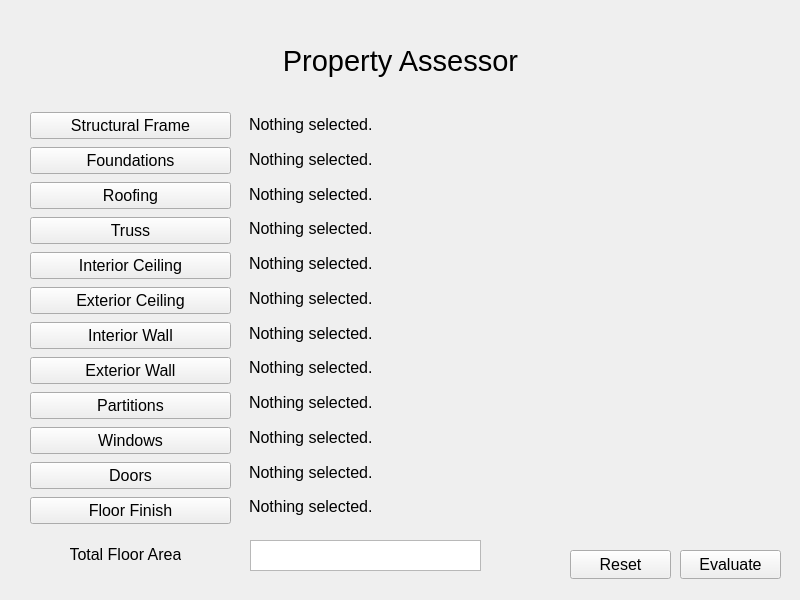
<?xml version="1.0" encoding="UTF-8"?>
<ui version="4.0">
 <class>MainWindow</class>
 <widget class="QWidget" name="MainWindow">
  <property name="geometry">
   <rect>
    <x>0</x>
    <y>0</y>
    <width>800</width>
    <height>600</height>
   </rect>
  </property>
  <property name="windowTitle">
   <string>MainWindow</string>
  </property>
  <widget class="QLabel" name="title_label">
   <property name="geometry">
    <rect>
     <x>280</x>
     <y>40</y>
     <width>241</width>
     <height>41</height>
    </rect>
   </property>
   <property name="font">
    <font>
     <pointsize>22</pointsize>
    </font>
   </property>
   <property name="text">
    <string>Property Assessor</string>
   </property>
   <property name="textFormat">
    <enum>Qt::PlainText</enum>
   </property>
   <property name="alignment">
    <set>Qt::AlignCenter</set>
   </property>
   <property name="wordWrap">
    <bool>false</bool>
   </property>
  </widget>
  <widget class="QWidget" name="verticalLayoutWidget">
   <property name="geometry">
    <rect>
     <x>30</x>
     <y>110</y>
     <width>201</width>
     <height>421</height>
    </rect>
   </property>
   <layout class="QVBoxLayout" name="button_layout">
    <item>
     <widget class="QPushButton" name="structural_frame_button">
      <property name="font">
       <font>
        <pointsize>12</pointsize>
       </font>
      </property>
      <property name="text">
       <string>Structural Frame</string>
      </property>
     </widget>
    </item>
    <item>
     <widget class="QPushButton" name="foundations_button">
      <property name="font">
       <font>
        <pointsize>12</pointsize>
       </font>
      </property>
      <property name="text">
       <string>Foundations</string>
      </property>
     </widget>
    </item>
    <item>
     <widget class="QPushButton" name="roofing_button">
      <property name="font">
       <font>
        <pointsize>12</pointsize>
       </font>
      </property>
      <property name="text">
       <string>Roofing</string>
      </property>
     </widget>
    </item>
    <item>
     <widget class="QPushButton" name="truss_button">
      <property name="font">
       <font>
        <pointsize>12</pointsize>
       </font>
      </property>
      <property name="text">
       <string>Truss</string>
      </property>
     </widget>
    </item>
    <item>
     <widget class="QPushButton" name="interior_ceiling_button">
      <property name="font">
       <font>
        <pointsize>12</pointsize>
       </font>
      </property>
      <property name="text">
       <string>Interior Ceiling</string>
      </property>
     </widget>
    </item>
    <item>
     <widget class="QPushButton" name="exterior_ceiling_button">
      <property name="font">
       <font>
        <pointsize>12</pointsize>
       </font>
      </property>
      <property name="text">
       <string>Exterior Ceiling</string>
      </property>
     </widget>
    </item>
    <item>
     <widget class="QPushButton" name="interior_wall_button">
      <property name="font">
       <font>
        <pointsize>12</pointsize>
       </font>
      </property>
      <property name="text">
       <string>Interior Wall</string>
      </property>
     </widget>
    </item>
    <item>
     <widget class="QPushButton" name="exterior_wall_button">
      <property name="font">
       <font>
        <pointsize>12</pointsize>
       </font>
      </property>
      <property name="text">
       <string>Exterior Wall</string>
      </property>
     </widget>
    </item>
    <item>
     <widget class="QPushButton" name="partitions_button">
      <property name="font">
       <font>
        <pointsize>12</pointsize>
       </font>
      </property>
      <property name="text">
       <string>Partitions</string>
      </property>
     </widget>
    </item>
    <item>
     <widget class="QPushButton" name="windows_button">
      <property name="font">
       <font>
        <pointsize>12</pointsize>
       </font>
      </property>
      <property name="text">
       <string>Windows</string>
      </property>
     </widget>
    </item>
    <item>
     <widget class="QPushButton" name="doors_button">
      <property name="font">
       <font>
        <pointsize>12</pointsize>
       </font>
      </property>
      <property name="text">
       <string>Doors</string>
      </property>
     </widget>
    </item>
    <item>
     <widget class="QPushButton" name="floor_finish_button">
      <property name="font">
       <font>
        <pointsize>12</pointsize>
       </font>
      </property>
      <property name="text">
       <string>Floor Finish</string>
      </property>
     </widget>
    </item>
   </layout>
  </widget>
  <widget class="QWidget" name="verticalLayoutWidget_2">
   <property name="geometry">
    <rect>
     <x>249</x>
     <y>110</y>
     <width>531</width>
     <height>411</height>
    </rect>
   </property>
   <layout class="QVBoxLayout" name="text_layout">
    <item>
     <widget class="QLabel" name="structural_frame_label">
      <property name="font">
       <font>
        <pointsize>12</pointsize>
       </font>
      </property>
      <property name="text">
       <string>Nothing selected.</string>
      </property>
      <property name="textFormat">
       <enum>Qt::PlainText</enum>
      </property>
      <property name="alignment">
       <set>Qt::AlignLeading|Qt::AlignLeft|Qt::AlignVCenter</set>
      </property>
      <property name="wordWrap">
       <bool>false</bool>
      </property>
     </widget>
    </item>
    <item>
     <widget class="QLabel" name="foundations_label">
      <property name="font">
       <font>
        <pointsize>12</pointsize>
       </font>
      </property>
      <property name="text">
       <string>Nothing selected.</string>
      </property>
      <property name="textFormat">
       <enum>Qt::PlainText</enum>
      </property>
      <property name="alignment">
       <set>Qt::AlignLeading|Qt::AlignLeft|Qt::AlignVCenter</set>
      </property>
      <property name="wordWrap">
       <bool>false</bool>
      </property>
     </widget>
    </item>
    <item>
     <widget class="QLabel" name="roofing_label">
      <property name="font">
       <font>
        <pointsize>12</pointsize>
       </font>
      </property>
      <property name="text">
       <string>Nothing selected.</string>
      </property>
      <property name="textFormat">
       <enum>Qt::PlainText</enum>
      </property>
      <property name="alignment">
       <set>Qt::AlignLeading|Qt::AlignLeft|Qt::AlignVCenter</set>
      </property>
      <property name="wordWrap">
       <bool>false</bool>
      </property>
     </widget>
    </item>
    <item>
     <widget class="QLabel" name="truss_label">
      <property name="font">
       <font>
        <pointsize>12</pointsize>
       </font>
      </property>
      <property name="text">
       <string>Nothing selected.</string>
      </property>
      <property name="textFormat">
       <enum>Qt::PlainText</enum>
      </property>
      <property name="alignment">
       <set>Qt::AlignLeading|Qt::AlignLeft|Qt::AlignVCenter</set>
      </property>
      <property name="wordWrap">
       <bool>false</bool>
      </property>
     </widget>
    </item>
    <item>
     <widget class="QLabel" name="interior_ceiling_label">
      <property name="font">
       <font>
        <pointsize>12</pointsize>
       </font>
      </property>
      <property name="text">
       <string>Nothing selected.</string>
      </property>
      <property name="textFormat">
       <enum>Qt::PlainText</enum>
      </property>
      <property name="alignment">
       <set>Qt::AlignLeading|Qt::AlignLeft|Qt::AlignVCenter</set>
      </property>
      <property name="wordWrap">
       <bool>false</bool>
      </property>
     </widget>
    </item>
    <item>
     <widget class="QLabel" name="exterior_ceiling_label">
      <property name="font">
       <font>
        <pointsize>12</pointsize>
       </font>
      </property>
      <property name="text">
       <string>Nothing selected.</string>
      </property>
      <property name="textFormat">
       <enum>Qt::PlainText</enum>
      </property>
      <property name="alignment">
       <set>Qt::AlignLeading|Qt::AlignLeft|Qt::AlignVCenter</set>
      </property>
      <property name="wordWrap">
       <bool>false</bool>
      </property>
     </widget>
    </item>
    <item>
     <widget class="QLabel" name="interior_wall_label">
      <property name="font">
       <font>
        <pointsize>12</pointsize>
       </font>
      </property>
      <property name="text">
       <string>Nothing selected.</string>
      </property>
      <property name="textFormat">
       <enum>Qt::PlainText</enum>
      </property>
      <property name="alignment">
       <set>Qt::AlignLeading|Qt::AlignLeft|Qt::AlignVCenter</set>
      </property>
      <property name="wordWrap">
       <bool>false</bool>
      </property>
     </widget>
    </item>
    <item>
     <widget class="QLabel" name="exterior_wall_label">
      <property name="font">
       <font>
        <pointsize>12</pointsize>
       </font>
      </property>
      <property name="text">
       <string>Nothing selected.</string>
      </property>
      <property name="textFormat">
       <enum>Qt::PlainText</enum>
      </property>
      <property name="alignment">
       <set>Qt::AlignLeading|Qt::AlignLeft|Qt::AlignVCenter</set>
      </property>
      <property name="wordWrap">
       <bool>false</bool>
      </property>
     </widget>
    </item>
    <item>
     <widget class="QLabel" name="partitions_label">
      <property name="font">
       <font>
        <pointsize>12</pointsize>
       </font>
      </property>
      <property name="text">
       <string>Nothing selected.</string>
      </property>
      <property name="textFormat">
       <enum>Qt::PlainText</enum>
      </property>
      <property name="alignment">
       <set>Qt::AlignLeading|Qt::AlignLeft|Qt::AlignVCenter</set>
      </property>
      <property name="wordWrap">
       <bool>false</bool>
      </property>
     </widget>
    </item>
    <item>
     <widget class="QLabel" name="windows_label">
      <property name="font">
       <font>
        <pointsize>12</pointsize>
       </font>
      </property>
      <property name="text">
       <string>Nothing selected.</string>
      </property>
      <property name="textFormat">
       <enum>Qt::PlainText</enum>
      </property>
      <property name="alignment">
       <set>Qt::AlignLeading|Qt::AlignLeft|Qt::AlignVCenter</set>
      </property>
      <property name="wordWrap">
       <bool>false</bool>
      </property>
     </widget>
    </item>
    <item>
     <widget class="QLabel" name="doors_label">
      <property name="font">
       <font>
        <pointsize>12</pointsize>
       </font>
      </property>
      <property name="text">
       <string>Nothing selected.</string>
      </property>
      <property name="textFormat">
       <enum>Qt::PlainText</enum>
      </property>
      <property name="alignment">
       <set>Qt::AlignLeading|Qt::AlignLeft|Qt::AlignVCenter</set>
      </property>
      <property name="wordWrap">
       <bool>false</bool>
      </property>
     </widget>
    </item>
    <item>
     <widget class="QLabel" name="floor_finish_label">
      <property name="font">
       <font>
        <pointsize>12</pointsize>
       </font>
      </property>
      <property name="text">
       <string>Nothing selected.</string>
      </property>
      <property name="textFormat">
       <enum>Qt::PlainText</enum>
      </property>
      <property name="alignment">
       <set>Qt::AlignLeading|Qt::AlignLeft|Qt::AlignVCenter</set>
      </property>
      <property name="wordWrap">
       <bool>false</bool>
      </property>
     </widget>
    </item>
   </layout>
  </widget>
  <widget class="QPushButton" name="evaluate_button">
   <property name="geometry">
    <rect>
     <x>680</x>
     <y>550</y>
     <width>101</width>
     <height>29</height>
    </rect>
   </property>
   <property name="font">
    <font>
     <pointsize>12</pointsize>
    </font>
   </property>
   <property name="text">
    <string>Evaluate</string>
   </property>
  </widget>
  <widget class="QTextEdit" name="floor_area_field">
   <property name="geometry">
    <rect>
     <x>250</x>
     <y>540</y>
     <width>231</width>
     <height>31</height>
    </rect>
   </property>
   <property name="html">
    <string>&lt;!DOCTYPE HTML PUBLIC &quot;-//W3C//DTD HTML 4.0//EN&quot; &quot;http://www.w3.org/TR/REC-html40/strict.dtd&quot;&gt;
&lt;html&gt;&lt;head&gt;&lt;meta name=&quot;qrichtext&quot; content=&quot;1&quot; /&gt;&lt;meta charset=&quot;utf-8&quot; /&gt;&lt;style type=&quot;text/css&quot;&gt;
p, li { white-space: pre-wrap; }
hr { height: 1px; border-width: 0; }
li.unchecked::marker { content: &quot;\2610&quot;; }
li.checked::marker { content: &quot;\2612&quot;; }
&lt;/style&gt;&lt;/head&gt;&lt;body style=&quot; font-family:'Segoe UI'; font-size:9pt; font-weight:400; font-style:normal;&quot;&gt;
&lt;p style=&quot;-qt-paragraph-type:empty; margin-top:0px; margin-bottom:0px; margin-left:0px; margin-right:0px; -qt-block-indent:0; text-indent:0px;&quot;&gt;&lt;br /&gt;&lt;/p&gt;&lt;/body&gt;&lt;/html&gt;</string>
   </property>
   <property name="placeholderText">
    <string/>
   </property>
  </widget>
  <widget class="QLabel" name="floor_area_label">
   <property name="geometry">
    <rect>
     <x>70</x>
     <y>540</y>
     <width>111</width>
     <height>29</height>
    </rect>
   </property>
   <property name="font">
    <font>
     <pointsize>12</pointsize>
    </font>
   </property>
   <property name="text">
    <string>Total Floor Area</string>
   </property>
   <property name="textFormat">
    <enum>Qt::PlainText</enum>
   </property>
   <property name="alignment">
    <set>Qt::AlignCenter</set>
   </property>
   <property name="wordWrap">
    <bool>false</bool>
   </property>
  </widget>
  <widget class="QPushButton" name="reset_button">
   <property name="geometry">
    <rect>
     <x>570</x>
     <y>550</y>
     <width>101</width>
     <height>29</height>
    </rect>
   </property>
   <property name="font">
    <font>
     <pointsize>12</pointsize>
    </font>
   </property>
   <property name="text">
    <string>Reset</string>
   </property>
  </widget>
 </widget>
 <resources/>
 <connections>
  <connection>
   <sender>evaluate_button</sender>
   <signal>clicked()</signal>
   <receiver>MainWindow</receiver>
   <slot>evaluate()</slot>
   <hints>
    <hint type="sourcelabel">
     <x>732</x>
     <y>565</y>
    </hint>
    <hint type="destinationlabel">
     <x>790</x>
     <y>544</y>
    </hint>
   </hints>
  </connection>
  <connection>
   <sender>reset_button</sender>
   <signal>clicked()</signal>
   <receiver>MainWindow</receiver>
   <slot>reset()</slot>
   <hints>
    <hint type="sourcelabel">
     <x>648</x>
     <y>571</y>
    </hint>
    <hint type="destinationlabel">
     <x>676</x>
     <y>532</y>
    </hint>
   </hints>
  </connection>
 </connections>
 <slots>
  <slot>evaluate()</slot>
  <slot>reset()</slot>
  <slot>pressed()</slot>
 </slots>
</ui>
